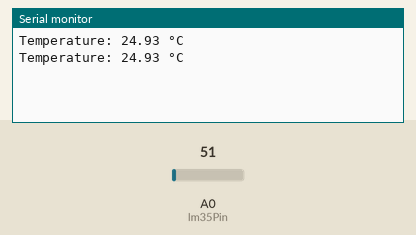
A sketch run on a simulated Arduino Uno, built with avr-gcc and run on an emulated ATmega328P. On the bench: the last lines printed to the serial monitor. Inputs (shaded band) come from the test bench; at power-on: A0 (lm35Pin) = 51.

Above: at 1.8 s.
1.9 s: A0 (lm35Pin) set to 61
At 2.8 s:
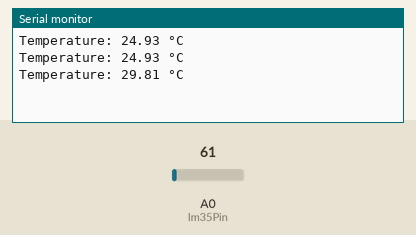
3.4 s: A0 (lm35Pin) set to 71
At 4.7 s:
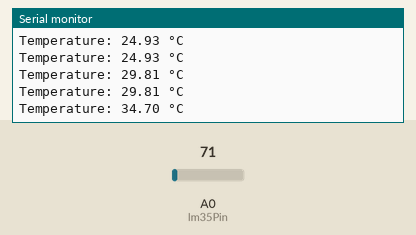
Timing chart, 0 to 6.4 s (numbered marks = the images above; inputs shaded):
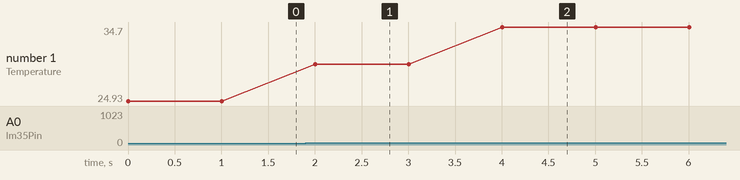

The sketch:

bluetooth_lm35.ino
```cpp
#include <SoftwareSerial.h>

const int lm35Pin = A0; // LM35 connected to A0
SoftwareSerial bluetooth(3, 2); // RX, TX for HC-05

void setup() {
  Serial.begin(9600);
  // bluetooth.begin(9600);
}

void loop() {
  int sensorValue = analogRead(lm35Pin);
  float voltage = sensorValue * (5.0 / 1023.0); // Convert to voltage
  float temperatureC = voltage * 100; // LM35 outputs 10mV/°C

  // Send temperature to Bluetooth
  // bluetooth.print("Temperature: ");
  // bluetooth.print(temperatureC);
  // bluetooth.println(" °C");
  Serial.print("Temperature: ");
  Serial.print(temperatureC);
  Serial.println(" °C");

  delay(1000); // Send every 1 second
}
```

Measured:
- after the input at 1.9 s, the serial monitor: prints a new line after 0.10 s (image 1)
- after the input at 3.4 s, the serial monitor: prints a new line after 0.60 s (image 2)
- plotted number 1: 24.93 → 29.81 after the input at 1.9 s, 29.81 → 34.7 after the input at 3.4 s
